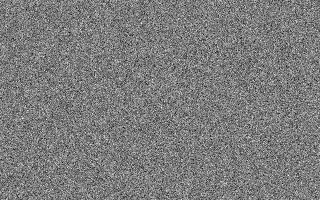

Write Python code to recreate this figure.
#!/usr/bin/env python3
# -*- coding: utf-8 -*-

# Copyright (c) 2015 Jérémie DECOCK (http://www.jdhp.org)

# Permission is hereby granted, free of charge, to any person obtaining a copy
# of this software and associated documentation files (the "Software"), to deal
# in the Software without restriction, including without limitation the rights
# to use, copy, modify, merge, publish, distribute, sublicense, and/or sell
# copies of the Software, and to permit persons to whom the Software is
# furnished to do so, subject to the following conditions:

# The above copyright notice and this permission notice shall be included in
# all copies or substantial portions of the Software.
 
# THE SOFTWARE IS PROVIDED "AS IS", WITHOUT WARRANTY OF ANY KIND, EXPRESS OR
# IMPLIED, INCLUDING BUT NOT LIMITED TO THE WARRANTIES OF MERCHANTABILITY,
# FITNESS FOR A PARTICULAR PURPOSE AND NONINFRINGEMENT. IN NO EVENT SHALL THE
# AUTHORS OR COPYRIGHT HOLDERS BE LIABLE FOR ANY CLAIM, DAMAGES OR OTHER
# LIABILITY, WHETHER IN AN ACTION OF CONTRACT, TORT OR OTHERWISE, ARISING FROM,
# OUT OF OR IN CONNECTION WITH THE SOFTWARE OR THE USE OR OTHER DEALINGS IN
# THE SOFTWARE.

import PIL.Image as pil_img     # PIL.Image is a module not a class...
import numpy as np

SIZE_X = 320
SIZE_Y = 200


def normalize(array):
    """Normalize the values of a Numpy array in the range [0,1].

    Parameters
    ----------
    array : array like
        The array to normalize

    Returns
    -------
    ndarray
        The normalized array
    """
    min_value = array.min()
    max_value = array.max()
    size = max_value - min_value

    if size > 0:
        array = array.astype('float64', copy=True)
        norm_array = (array - min_value)/size
    else:
        norm_array = array

    return norm_array


def main():
    """Main function"""

    # Make the data
    image_array = np.random.normal(size=(SIZE_Y, SIZE_X))

    # Make the data (pixels value in [0;255])
    image_array = normalize(image_array) * 255.
    image_array = image_array.astype('uint8', copy=True)
    print(image_array)

    # Make the image
    mode = "L"              # Grayscale
    size_y, size_x = image_array.shape
    image_pil = pil_img.new(mode, (size_x, size_y))

    # WARNING: nested list and 2D numpy arrays are silently rejected!!!
    #          data *must* be a list or a 1D numpy array!
    image_pil.putdata(image_array.flatten()) 

    # Save the image
    image_pil.save("create_and_save_greyscale_numpy.png")

if __name__ == '__main__':
    main()
